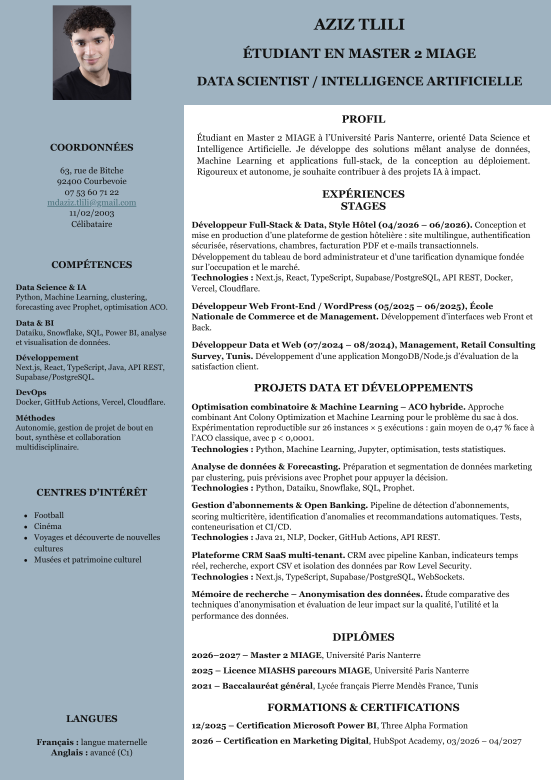
#> input picture page-1.png, 1653 x 2339 px (shown at 1/3 size)
$ python photo_fix_source.py
#> lines starting #> are read from the running program, lines starting #| are printed output that depends on the picture
from PIL import Image, ImageOps

img = Image.open('page-1.png').convert('RGB')
#> img is the input picture: PIL image 1653x2339 RGB; mean R, G, B 199.4, 207.1, 212.6
# Deterministic crop from the source CV screenshot: portrait area only.
# This avoids the repeated drift caused by trying to crop the already altered image.
photo = img.crop((40, 15, 280, 270))
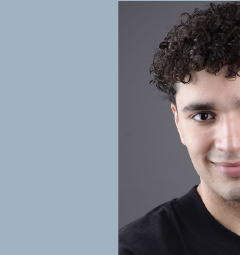
#> photo: PIL image 240x255 RGB; mean R, G, B 128.3, 133.6, 141.7
# Normalize the crop to the exact 260×260 avatar square used by the HTML.
photo = photo.resize((260, 260), Image.Resampling.LANCZOS)
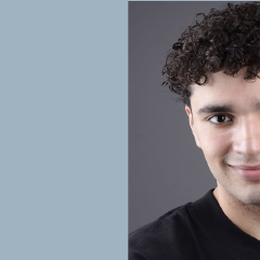
#> photo: PIL image 260x260 RGB; mean R, G, B 128.3, 133.6, 141.7
# Keep requested monochrome visual style and avoid any color bleed.
photo = ImageOps.grayscale(photo)
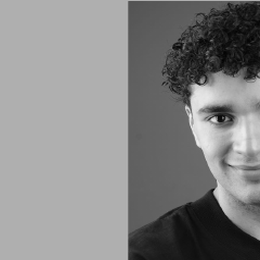
#> photo: PIL image 260x260 L; min 1, max 241, mean 133.1
photo = photo.convert('RGB')
#> photo: PIL image 260x260 RGB
photo.save('photo_profile.png')
print('photo_profile.png rebuilt from source page-1.png')
